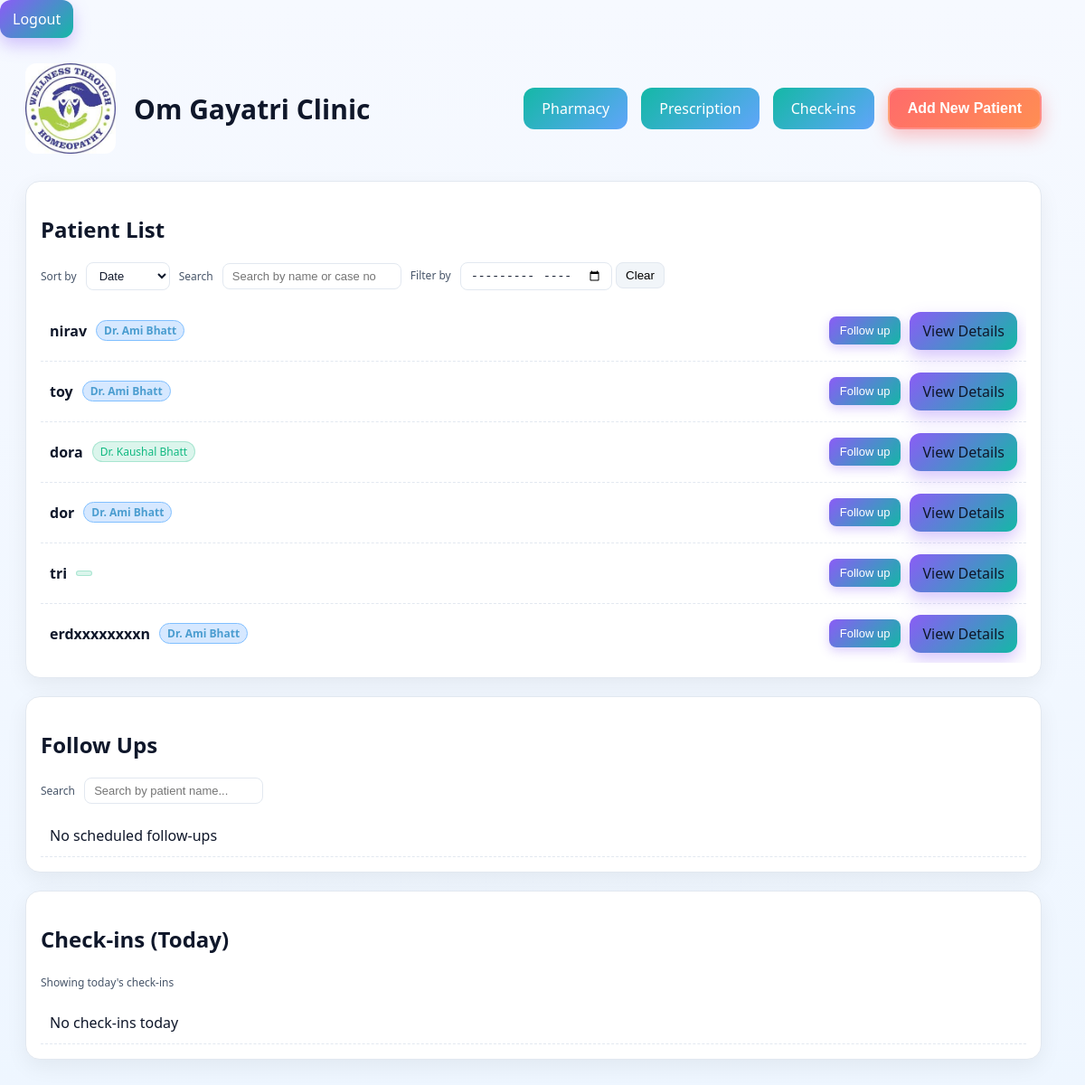
Page /doctor/dashboard/ (signed in) on the committed database.
### Anand_Clinic/models.py (models this page shows, shortened)
class Patient(models.Model):
    case_no = models.AutoField(primary_key=True)
    case = models.CharField(max_length=20, null=True, blank=True)
    name = models.CharField(max_length=100)
    age = models.IntegerField()
    phone_no = models.CharField(max_length=10)
    doctor = models.CharField(max_length=50, choices=DOCTOR_CHOICES)
    gender = models.CharField(max_length=50, choices=GENDER)
    address = models.CharField(max_length=255, null=True, blank=True)
    appointment_date = models.DateTimeField(default=timezone.now)

### Anand_Clinic/views.py (the view)
# urls.py: path('doctor/dashboard/', DoctorDashboard.as_view(), name='doctor_dashboard'),
class DoctorDashboard(LoginRequiredMixin, ListView):
    model = Patient
    template_name = 'clinic.html'
    context_object_name = 'patients'
    def dispatch(self, request, *args, **kwargs):
        if not request.user.groups.filter(name="Doctor").exists():
            return redirect("Anand_Clinic:add_patient")
        return super().dispatch(request, *args, **kwargs)
    def get_queryset(self):
        return Patient.objects.all().order_by("-appointment_date")

### templates/clinic.html (shortened to what this page needs)
<!DOCTYPE html>
<html lang="en">
<head>
    {% load static %}
</head>
<body>
    <a class="btn" href="{% url 'Anand_Clinic:logout' %}">Logout</a>
    <div class="layout">
        <main class="content">
            <div class="main-content">
                {% block body %}
                <div class="home-layout">
                    <div class="logo-section">
                        <img src="{% static 'om gayatri clinic logo.jpeg' %}" alt="Om Gayatri Clinic Logo" class="logo">
                        <h1 class="clinic-name">Om Gayatri Clinic</h1>
                    </div>
                    <div class="action-buttons">
                        <a href="{% url 'Anand_Clinic:medicine_list' %}" class="action-btn">Pharmacy</a>
                        <a href="{% url 'Anand_Clinic:prescription_generator_create' %}" class="action-btn">Prescription</a>
                        <a href="{% url 'Anand_Clinic:checkin_list' %}" class="action-btn">Check-ins</a>
                        <button class="btn add-patient" onclick="toggleForm()">Add New Patient</button>
                    </div>
                </div>
                <div class="main-content-grid">
                    <div class="card">
                        <h2 id="patientCardTitle">Patient List</h2>
                        <div class="toolbar" id="patientToolbar">
                            <div>
                                <label for="sortPatients">Sort by</label>
                                <select id="sortPatients">
                                    <option value="date" selected>Date</option>
                                </select>
                            </div>
                            <div>
                                <label for="patientSearch">Search</label>
                                <input type="text" id="patientSearch" placeholder="Search by name or case no">
                            </div>
                            <div>
                                <label for="filterMonth">Filter by</label>
                                <input type="month" id="filterMonth">
                                <button type="button" class="btn-clear" id="clearFilters">Clear</button>
                            </div>
                        </div>
                        <div id="patientListSection" class="scrollable-section">
                            <ul class="list">
                                {% for patient in patients %}
                                <li data-case="{{ patient.case_no }}" data-name="{{ patient.name|lower }}" data-date="{{ patient.appointment_date|date:'Y-m-d H:i' }}">
                                    <div class="patient-row">
                                        <div class="patient-info">
                                            <strong>{{ patient.name }}</strong>
                                            <span class="badge {% if 'Ami' in patient.get_doctor_display %}doctor-ami{% endif %}">{{ patient.get_doctor_display }}</span>
                                        </div>
                                        <div class="patient-actions">
                                            {% if patient.has_scheduled_followup %}
                                            <button class="follow-btn scheduled" data-patient-id="{{ patient.pk }}" disabled>Scheduled</button>
                                            {% else %}
                                            <button class="follow-btn" data-patient-id="{{ patient.pk }}">Follow up</button>
                                            {% endif %}
                                            <a class="btn" href="{% url 'Anand_Clinic:patient_details' patient.case_no %}">View Details</a>
                                        </div>
                                    </div>
                                </li>
                                {% empty %}
                                <li>No patients found.</li>
                                {% endfor %}
                            </ul>
                        </div>
                    </div>
                    <div class="card">
                        <h2>Follow Ups</h2>
                        <div class="toolbar" id="followupToolbar">
                            <div>
                                <label for="followupSearch">Search</label>
                                <input type="text" id="followupSearch" placeholder="Search by patient name...">
                            </div>
                        </div>
                        <div class="scrollable-section">
                            <ul class="list" id="followups-list">
                                {% for followup in followups %}
                                <li data-patient-name="{{ followup.patient.name|lower }}" data-scheduled-date="{{ followup.scheduled_date|date:'Y-m-d H:i' }}">
                                    <div class="followup-row">
                                        <div class="followup-left">
                                            <strong>{{ followup.patient.name }}</strong>
                                            <span class="badge {% if 'Ami' in followup.patient.get_doctor_display %}doctor-ami{% endif %}">{{ followup.patient.get_doctor_display }}</span>
                                        </div>
                                        <div style="display:flex; align-items:center; gap:8px;">
                                            <span class="badge date-badge">{{ followup.scheduled_date|date:"M d, Y H:i" }}</span>
                                            <button class="btn small checkin-btn" data-followup-id="{{ followup.pk }}">Check-in</button>
                                        </div>
                                    </div>
                                </li>
                                {% empty %}
                                <li id="empty-followups-msg">No scheduled follow-ups</li>
                                {% endfor %}
                            </ul>
                        </div>
                    </div>
                    <div class="card">
                        <h2>Check-ins (Today)</h2>
                        <div class="toolbar" id="checkinToolbar">
                            <div>
                                <label>Showing today's check-ins</label>
                            </div>
                        </div>
                        <div class="scrollable-section">
                            <ul class="list" id="checkins-list">
                                {% for checkin in today_checkins %}
                                <li data-patient-name="{{ checkin.followup.patient.name|lower }}" data-checkin-time="{{ checkin.checkin_time|date:'Y-m-d H:i' }}">
                                    <div class="followup-row">
                                        <div class="followup-left">
                                            <strong>{{ checkin.followup.patient.name }}</strong>
                                            <span class="badge {% if 'Ami' in checkin.followup.patient.get_doctor_display %}doctor-ami{% endif %}">{{ checkin.followup.patient.get_doctor_display }}</span>
                                        </div>
                                        <div style="display:flex; align-items:center; gap:8px;">
                                            <span class="badge date-badge">{{ checkin.checkin_time|date:"M d, Y H:i" }}</span>
                                            .badge--early { background-color: rgba(16,185,129,0.15); color: #059669; border:1px solid rgba(16,185,129,0.2); }
                                            .badge--late  { background-color: rgba(239,68,68,0.12); color: #b91c1c; border:1px solid rgba(239,68,68,0.2); }
                                            .badge--normal{ background-color: rgba(99,102,241,0.12); color: #4f46e5; border:1px solid rgba(99,102,241,0.2); }
                                            <span class="badge {% if checkin.status == 'early' %}badge--early{% elif checkin.status == 'late' %}badge--late{% else %}badge--normal{% endif %}">
                                                {{ checkin.get_status_display }}
                                            </span>
                                            <span class="badge">{{ checkin.minutes_difference }} min</span>
                                        </div>
                                    </div>
                                </li>
                                {% empty %}
                                <li id="empty-checkins-msg">No check-ins today</li>
                                {% endfor %}
                            </ul>
                        </div>
                    </div>
                </div>
                {% endblock body %}
            </div>
        </main>
    </div>
</body>
</html>

### templates/clinic.html (style rules this page uses)
:root { --bg: #f6f9ff; --bg-soft: #ffffff; --text: #0f172a; --muted: #475569; --primary: #8b5cf6; --primary-2: #14b8a6; --primary-3: #60a5fa; --card: #ffffff; --surface: #ffffff; --border: #e2e8f0; --success: #10b981; }
html, body { height: 100%; }
body { margin: 0; font-family: system-ui, -apple-system, Segoe UI, Roboto, Helvetica, Arial, sans-serif; background: linear-gradient(180deg, #f6f9ff 0%, #eef6ff 100%); color: var(--text); }
.layout { display: block; min-height: 100vh; }
.content { padding: 28px; box-sizing: border-box; display: flex; gap: 0; position: relative; }
.main-content { flex: 1; padding-right: 20px; }
.home-layout { display: flex; align-items: center; justify-content: space-between; margin-bottom: 30px; }
.logo-section { display: flex; align-items: center; gap: 20px; }
.logo { width: 100px; height: 100px; border-radius: 12px; object-fit: cover; }
.clinic-name { font-size: 30px; font-weight: 700; color: var(--text); }
.action-buttons { display: flex; gap: 15px; }
.action-btn { background: linear-gradient(135deg, var(--primary-2), var(--primary-3)); color: white; border: none; padding: 12px 20px; border-radius: 12px; text-decoration: none; font-weight: 500; transition: transform 120ms ease, box-shadow 200ms ease; }
.main-content-grid { display: grid; grid-template-columns: 1fr 1fr 1fr; gap: 20px; margin-bottom: 20px; }
.scrollable-section { max-height: 400px; overflow-y: auto; }
.card { background: var(--card); border: 1px solid var(--border); border-radius: 16px; padding: 16px; box-shadow: 0 8px 24px rgba(2, 6, 23, 0.06); }
.toolbar { display: flex; gap: 10px; align-items: center; margin: 10px 0 12px 0; flex-wrap: wrap; }
.toolbar label { font-size: 12px; color: var(--muted); margin-right: 6px; }
.toolbar select, .toolbar input[type="month"], .toolbar input[type="text"] { padding: 6px 10px; border: 1px solid var(--border); border-radius: 8px; background: var(--bg-soft); color: var(--text); font-size: 13px; }
.toolbar .btn-clear { padding: 6px 10px; border-radius: 8px; border: 1px solid var(--border); background: #f1f5f9; cursor: pointer; }
.btn { display: inline-block; background: linear-gradient(135deg, var(--primary), var(--primary-2)); color: #fff; border: none; border-radius: 12px; padding: 10px 14px; text-decoration: none; cursor: pointer; transition: transform 120ms ease, box-shadow 200ms ease, filter 120ms ease; box-shadow: 0 8px 18px rgba(139,92,246,0.35); }
.btn.add-patient { background: linear-gradient(135deg, #ff6b6b, #ff8e53); box-shadow: 0 8px 20px rgba(255,107,107,0.4); font-weight: 600; font-size: 16px; padding: 12px 20px; border: 2px solid rgba(255,255,255,0.2); animation: pulse-glow 2s infinite; }
.list { list-style: none; padding: 0; margin: 0; }
.list li { padding: 12px 10px; border-bottom: 1px dashed var(--border); }
.list a { color: #0f172a; text-decoration: none; }
.patient-row { display:flex; justify-content:space-between; align-items:center; gap:12px; flex-wrap:wrap; }
.patient-info { display:flex; align-items:center; gap:10px; flex-wrap:wrap; }
.patient-actions { display:flex; align-items:center; gap:10px; flex-wrap:nowrap; margin-left:auto; }
.patient-actions .btn { order:2; }
.patient-actions .follow-btn { order:1; }
.badge { display: inline-block; padding: 2px 8px; font-size: 12px; border-radius: 999px; background: rgba(16,185,129,0.15); color: var(--success); border: 1px solid rgba(16,185,129,0.25); }
.badge.doctor-ami { background: #d6e8ff; color: #4b9dd0; border: 1px solid #80bfff; font-weight: 600; }
.follow-btn { background: linear-gradient(135deg, #8b5cf6, #14b8a6); color: white; border: none; padding: 8px 12px; border-radius: 8px; cursor: pointer; font-size: 13px; font-weight: 500; transition: transform 120ms ease, box-shadow 200ms ease, filter 120ms ease; box-shadow: 0 4px 12px rgba(139,92,246,0.3); }
@media (max-width: 1200px) { .content { flex-direction: column; } }
@media (max-width: 1200px) { .main-content-grid { grid-template-columns: 1fr; } }

### rows in the picture
Patient: name "nirav", doctor "Dr. Ami Bhatt"
Patient: name "toy", doctor "Dr. Ami Bhatt"
Patient: name "dora", doctor "Dr. Kaushal Bhatt"
Patient: name "dor", doctor "Dr. Ami Bhatt"
Patient: name "tri"
Patient: name "erdxxxxxxxxn", doctor "Dr. Ami Bhatt"
